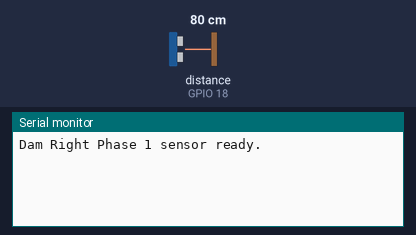
The sketch below on a simulated ESP32. Parts: the last lines printed to the serial monitor. The inputs (shaded band) are chosen by the test bench; at power-on: distance to the obstacle (sensor on GPIO 18) 80 cm. The echo pulse lasts 58.3 µs per cm.

Above: at 1.7 s.
1.8 s: distance to the obstacle (sensor on GPIO 18) set to 2 cm
At 5.4 s:
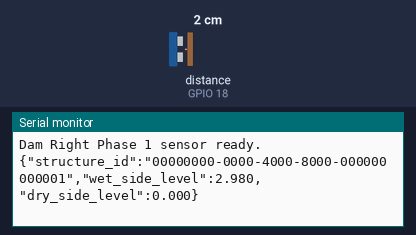
11.5 s: distance to the obstacle (sensor on GPIO 18) set to 4 cm
At 15.4 s:
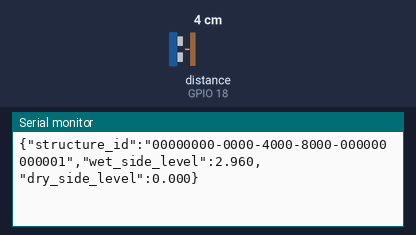

The sketch:

dam_right_phase1.ino
```cpp
// Dam Right - Phase 1 isolated water-level prototype
// Board: ESP32
// Sensor: JSN-SR04T (TRIG -> GPIO 5, ECHO -> GPIO 18)
//
// IMPORTANT: The JSN-SR04T ECHO pin may output 5 V. Protect the ESP32's
// 3.3 V GPIO with a suitable voltage divider or logic-level converter.

#include <Arduino.h>

constexpr uint8_t TRIGGER_PIN = 5;
constexpr uint8_t ECHO_PIN = 18;

constexpr unsigned long SAMPLE_INTERVAL_MS = 5000;
constexpr unsigned long ECHO_TIMEOUT_US = 30000;
constexpr float SPEED_OF_SOUND_CM_PER_US = 0.0343F;

// Vertical distance from the sensor face to the zero-water reference.
// Measure this value at the installation site before field use.
constexpr float SENSOR_TO_BASE_HEIGHT_M = 3.0F;

// Replace with the permanent structure UUID when backend integration begins.
constexpr char STRUCTURE_ID[] = "00000000-0000-4000-8000-000000000001";

unsigned long lastSampleAt = 0;

float measureDistanceMeters() {
  digitalWrite(TRIGGER_PIN, LOW);
  delayMicroseconds(2);
  digitalWrite(TRIGGER_PIN, HIGH);
  delayMicroseconds(10);
  digitalWrite(TRIGGER_PIN, LOW);

  const unsigned long echoDurationUs = pulseIn(ECHO_PIN, HIGH, ECHO_TIMEOUT_US);

  if (echoDurationUs == 0) {
    return NAN;
  }

  // Sound travels to the water surface and back, hence division by two.
  const float distanceCm =
    (echoDurationUs * SPEED_OF_SOUND_CM_PER_US) / 2.0F;

  return distanceCm / 100.0F;
}

float calculateWaterLevelMeters(const float distanceMeters) {
  const float waterLevel = SENSOR_TO_BASE_HEIGHT_M - distanceMeters;
  return constrain(waterLevel, 0.0F, SENSOR_TO_BASE_HEIGHT_M);
}

void printTelemetryJson(const float wetSideLevel) {
  // The dry-side value remains zero until a second sensor is installed.
  Serial.printf(
    "{\"structure_id\":\"%s\",\"wet_side_level\":%.3f,\"dry_side_level\":0.000}\n",
    STRUCTURE_ID,
    wetSideLevel
  );
}

void setup() {
  Serial.begin(115200);
  pinMode(TRIGGER_PIN, OUTPUT);
  pinMode(ECHO_PIN, INPUT);
  digitalWrite(TRIGGER_PIN, LOW);

  delay(500);
  Serial.println("Dam Right Phase 1 sensor ready.");
}

void loop() {
  const unsigned long now = millis();

  if (now - lastSampleAt < SAMPLE_INTERVAL_MS) {
    return;
  }

  lastSampleAt = now;
  const float distanceMeters = measureDistanceMeters();

  if (isnan(distanceMeters)) {
    Serial.println("{\"error\":\"sensor_timeout\"}");
    return;
  }

  printTelemetryJson(calculateWaterLevelMeters(distanceMeters));
}
```

Measured:
- after the input at 1.8 s, the serial monitor: prints a new line after 3.2 s (image 1)
- after the input at 11.5 s, the serial monitor: prints a new line after 3.5 s (image 2)
